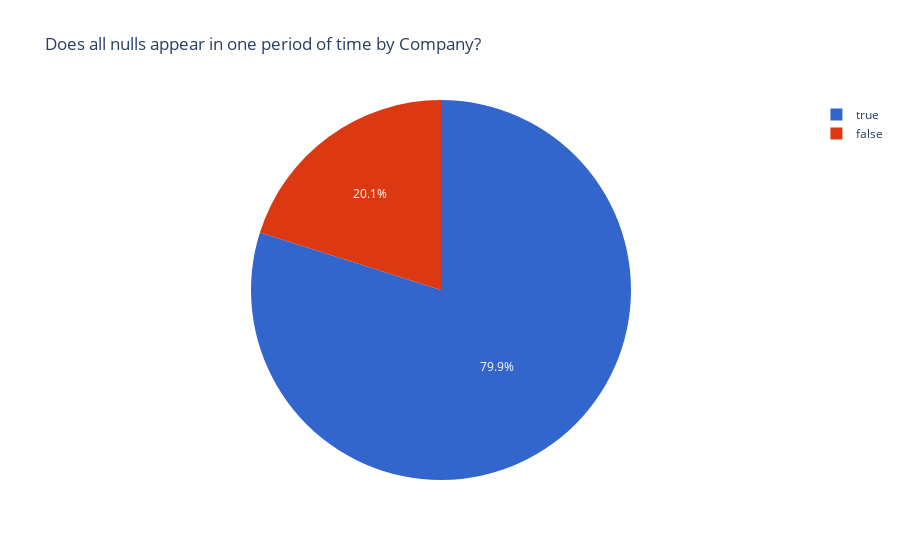

Notebook source saved alongside this figure:
### Code cell
fig = px.pie(is_nan_one_period_only_count, values='COUNT', names='VALUE', title='Does all nulls appear in one period of time by Company?',
            color_discrete_sequence=discrete_color_pallete)
fig.show()

### Figure 1 — Plotly figure (JSON) as saved in the notebook; plotly's stock layout.template omitted (floating-point values rounded to 4 significant figures)
{"data": [{"domain": {"x": [0, 1], "y": [0, 1]}, "hovertemplate": "VALUE=%{label}<br>COUNT=%{value}<extra></extra>", "labels": [true, false], "legendgroup": "", "name": "", "showlegend": true, "type": "pie", "values": [302, 76]}], "layout": {"legend": {"tracegroupgap": 0}, "piecolorway": ["#3366CC", "#DC3912", "#FF9900", "#109618", "#990099", "#0099C6", "#DD4477", "#66AA00", "#B82E2E", "#316395"], "title": {"text": "Does all nulls appear in one period of time by Company?"}}}
